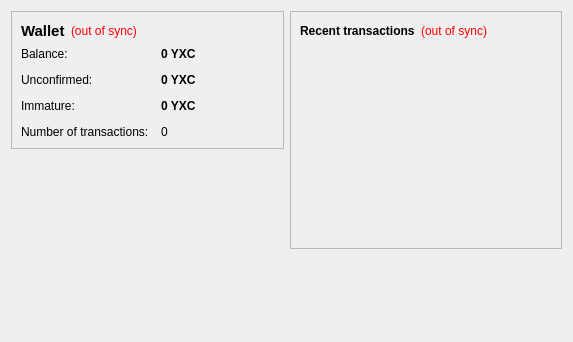
<?xml version="1.0" encoding="UTF-8"?>
<ui version="4.0">
 <class>OverviewPage</class>
 <widget class="QWidget" name="OverviewPage">
  <property name="geometry">
   <rect>
    <x>0</x>
    <y>0</y>
    <width>573</width>
    <height>342</height>
   </rect>
  </property>
  <property name="windowTitle">
   <string>Form</string>
  </property>
  <layout class="QHBoxLayout" name="horizontalLayout" stretch="1,1">
   <item>
    <layout class="QVBoxLayout" name="verticalLayout_2">
     <item>
      <widget class="QFrame" name="frame">
       <property name="frameShape">
        <enum>QFrame::StyledPanel</enum>
       </property>
       <property name="frameShadow">
        <enum>QFrame::Raised</enum>
       </property>
       <layout class="QVBoxLayout" name="verticalLayout_4">
        <item>
         <layout class="QHBoxLayout" name="horizontalLayout_4">
          <item>
           <widget class="QLabel" name="label_5">
            <property name="font">
             <font>
              <pointsize>11</pointsize>
              <weight>75</weight>
              <bold>true</bold>
             </font>
            </property>
            <property name="text">
             <string>Wallet</string>
            </property>
           </widget>
          </item>
          <item>
           <widget class="QLabel" name="labelWalletStatus">
            <property name="toolTip">
             <string>The displayed information may be out of date. Your wallet automatically synchronizes with the SmallChange network after a connection is established, but this process has not completed yet.</string>
            </property>
            <property name="styleSheet">
             <string notr="true">QLabel { color: red; }</string>
            </property>
            <property name="text">
             <string notr="true">(out of sync)</string>
            </property>
            <property name="alignment">
             <set>Qt::AlignLeading|Qt::AlignLeft|Qt::AlignVCenter</set>
            </property>
           </widget>
          </item>
          <item>
           <spacer name="horizontalSpacer_2">
            <property name="orientation">
             <enum>Qt::Horizontal</enum>
            </property>
            <property name="sizeHint" stdset="0">
             <size>
              <width>40</width>
              <height>20</height>
             </size>
            </property>
           </spacer>
          </item>
         </layout>
        </item>
        <item>
         <layout class="QFormLayout" name="formLayout_2">
          <property name="fieldGrowthPolicy">
           <enum>QFormLayout::AllNonFixedFieldsGrow</enum>
          </property>
          <property name="horizontalSpacing">
           <number>12</number>
          </property>
          <property name="verticalSpacing">
           <number>12</number>
          </property>
          <item row="0" column="0">
           <widget class="QLabel" name="label">
            <property name="text">
             <string>Balance:</string>
            </property>
           </widget>
          </item>
          <item row="0" column="1">
           <widget class="QLabel" name="labelBalance">
            <property name="font">
             <font>
              <weight>75</weight>
              <bold>true</bold>
             </font>
            </property>
            <property name="cursor">
             <cursorShape>IBeamCursor</cursorShape>
            </property>
            <property name="toolTip">
             <string>Your current balance</string>
            </property>
            <property name="text">
             <string notr="true">0 YXC</string>
            </property>
            <property name="textInteractionFlags">
             <set>Qt::LinksAccessibleByMouse|Qt::TextSelectableByKeyboard|Qt::TextSelectableByMouse</set>
            </property>
           </widget>
          </item>
          <item row="1" column="0">
           <widget class="QLabel" name="label_3">
            <property name="text">
             <string>Unconfirmed:</string>
            </property>
           </widget>
          </item>
          <item row="1" column="1">
           <widget class="QLabel" name="labelUnconfirmed">
            <property name="font">
             <font>
              <weight>75</weight>
              <bold>true</bold>
             </font>
            </property>
            <property name="cursor">
             <cursorShape>IBeamCursor</cursorShape>
            </property>
            <property name="toolTip">
             <string>Total of transactions that have yet to be confirmed, and do not yet count toward the current balance</string>
            </property>
            <property name="text">
             <string notr="true">0 YXC</string>
            </property>
            <property name="textInteractionFlags">
             <set>Qt::LinksAccessibleByMouse|Qt::TextSelectableByKeyboard|Qt::TextSelectableByMouse</set>
            </property>
           </widget>
          </item>
          <item row="3" column="0">
           <widget class="QLabel" name="label_2">
            <property name="text">
             <string>Number of transactions:</string>
            </property>
           </widget>
          </item>
          <item row="3" column="1">
           <widget class="QLabel" name="labelNumTransactions">
            <property name="toolTip">
             <string>Total number of transactions in wallet</string>
            </property>
            <property name="text">
             <string notr="true">0</string>
            </property>
           </widget>
          </item>
          <item row="2" column="0">
           <widget class="QLabel" name="labelImmatureText">
            <property name="text">
             <string>Immature:</string>
            </property>
           </widget>
          </item>
          <item row="2" column="1">
           <widget class="QLabel" name="labelImmature">
            <property name="font">
             <font>
              <weight>75</weight>
              <bold>true</bold>
             </font>
            </property>
            <property name="toolTip">
             <string>Mined balance that has not yet matured</string>
            </property>
            <property name="text">
             <string notr="true">0 YXC</string>
            </property>
            <property name="textInteractionFlags">
             <set>Qt::LinksAccessibleByMouse|Qt::TextSelectableByKeyboard|Qt::TextSelectableByMouse</set>
            </property>
           </widget>
          </item>
         </layout>
        </item>
       </layout>
      </widget>
     </item>
     <item>
      <spacer name="verticalSpacer">
       <property name="orientation">
        <enum>Qt::Vertical</enum>
       </property>
       <property name="sizeHint" stdset="0">
        <size>
         <width>20</width>
         <height>40</height>
        </size>
       </property>
      </spacer>
     </item>
    </layout>
   </item>
   <item>
    <layout class="QVBoxLayout" name="verticalLayout_3">
     <item>
      <widget class="QFrame" name="frame_2">
       <property name="frameShape">
        <enum>QFrame::StyledPanel</enum>
       </property>
       <property name="frameShadow">
        <enum>QFrame::Raised</enum>
       </property>
       <layout class="QVBoxLayout" name="verticalLayout">
        <item>
         <layout class="QHBoxLayout" name="horizontalLayout_2">
          <item>
           <widget class="QLabel" name="label_4">
            <property name="text">
             <string>&lt;b&gt;Recent transactions&lt;/b&gt;</string>
            </property>
           </widget>
          </item>
          <item>
           <widget class="QLabel" name="labelTransactionsStatus">
            <property name="toolTip">
             <string>The displayed information may be out of date. Your wallet automatically synchronizes with the SmallChange network after a connection is established, but this process has not completed yet.</string>
            </property>
            <property name="styleSheet">
             <string notr="true">QLabel { color: red; }</string>
            </property>
            <property name="text">
             <string notr="true">(out of sync)</string>
            </property>
            <property name="alignment">
             <set>Qt::AlignRight|Qt::AlignTrailing|Qt::AlignVCenter</set>
            </property>
           </widget>
          </item>
          <item>
           <spacer name="horizontalSpacer">
            <property name="orientation">
             <enum>Qt::Horizontal</enum>
            </property>
            <property name="sizeHint" stdset="0">
             <size>
              <width>40</width>
              <height>20</height>
             </size>
            </property>
           </spacer>
          </item>
         </layout>
        </item>
        <item>
         <widget class="QListView" name="listTransactions">
          <property name="styleSheet">
           <string notr="true">QListView { background: transparent; }</string>
          </property>
          <property name="frameShape">
           <enum>QFrame::NoFrame</enum>
          </property>
          <property name="verticalScrollBarPolicy">
           <enum>Qt::ScrollBarAlwaysOff</enum>
          </property>
          <property name="horizontalScrollBarPolicy">
           <enum>Qt::ScrollBarAlwaysOff</enum>
          </property>
          <property name="selectionMode">
           <enum>QAbstractItemView::NoSelection</enum>
          </property>
         </widget>
        </item>
       </layout>
      </widget>
     </item>
     <item>
      <spacer name="verticalSpacer_2">
       <property name="orientation">
        <enum>Qt::Vertical</enum>
       </property>
       <property name="sizeHint" stdset="0">
        <size>
         <width>20</width>
         <height>40</height>
        </size>
       </property>
      </spacer>
     </item>
    </layout>
   </item>
  </layout>
 </widget>
 <resources/>
 <connections/>
</ui>
